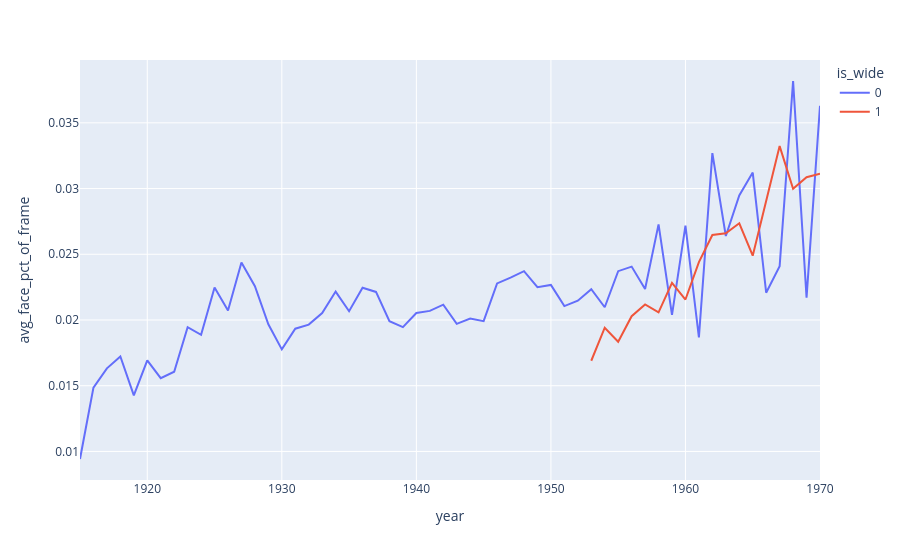

Notebook code cell kept with this figure:
### Code cell
fig = px.line(g, x='year', y='avg_face_pct_of_frame', color='is_wide')
fig.show()

### Figure 1 — Plotly figure (JSON) as saved in the notebook; plotly's stock layout.template omitted (floating-point values rounded to 4 significant figures)
{"data": [{"hovertemplate": "is_wide=0<br>year=%{x}<br>avg_face_pct_of_frame=%{y}<extra></extra>", "legendgroup": "0", "line": {"color": "#636efa", "dash": "solid"}, "marker": {"symbol": "circle"}, "mode": "lines", "name": "0", "orientation": "v", "showlegend": true, "type": "scatter", "x": [1915, 1916, 1917, 1918, 1919, 1920, 1921, 1922, 1923, 1924, 1925, 1926, 1927, 1928, 1929, 1930, 1931, 1932, 1933, 1934, 1935, 1936, 1937, 1938, 1939, 1940, 1941, 1942, 1943, 1944, 1945, 1946, 1947, 1948, 1949, 1950, 1951, 1952, 1953, 1954, 1955, 1956, 1957, 1958, 1959, 1960, 1961, 1962, 1963, 1964, 1965, 1966, 1967, 1968, 1969, 1970], "xaxis": "x", "y": [0.009425, 0.01486, 0.01632, 0.01723, 0.01426, 0.01693, 0.01557, 0.01607, 0.01946, 0.01887, 0.02247, 0.02072, 0.02437, 0.02257, 0.01967, 0.01777, 0.01934, 0.01965, 0.02052, 0.02216, 0.02067, 0.02245, 0.02213, 0.01991, 0.01946, 0.02053, 0.02069, 0.02116, 0.01971, 0.02012, 0.01991, 0.02278, 0.02322, 0.02371, 0.0225, 0.02267, 0.02106, 0.02147, 0.02234, 0.02097, 0.02372, 0.02406, 0.02236, 0.02727, 0.02039, 0.02719, 0.01868, 0.03269, 0.02639, 0.02948, 0.03122, 0.02208, 0.0241, 0.03818, 0.0217, 0.0363], "yaxis": "y"}, {"hovertemplate": "is_wide=1<br>year=%{x}<br>avg_face_pct_of_frame=%{y}<extra></extra>", "legendgroup": "1", "line": {"color": "#EF553B", "dash": "solid"}, "marker": {"symbol": "circle"}, "mode": "lines", "name": "1", "orientation": "v", "showlegend": true, "type": "scatter", "x": [1953, 1954, 1955, 1956, 1957, 1958, 1959, 1960, 1961, 1962, 1963, 1964, 1965, 1966, 1967, 1968, 1969, 1970], "xaxis": "x", "y": [0.0169, 0.01941, 0.01835, 0.02029, 0.02118, 0.02058, 0.02282, 0.02156, 0.02441, 0.02646, 0.0266, 0.02736, 0.02489, 0.02897, 0.03323, 0.02999, 0.03086, 0.03113], "yaxis": "y"}], "layout": {"legend": {"title": {"text": "is_wide"}, "tracegroupgap": 0}, "margin": {"t": 60}, "xaxis": {"anchor": "y", "domain": [0, 1], "title": {"text": "year"}}, "yaxis": {"anchor": "x", "domain": [0, 1], "title": {"text": "avg_face_pct_of_frame"}}}}
